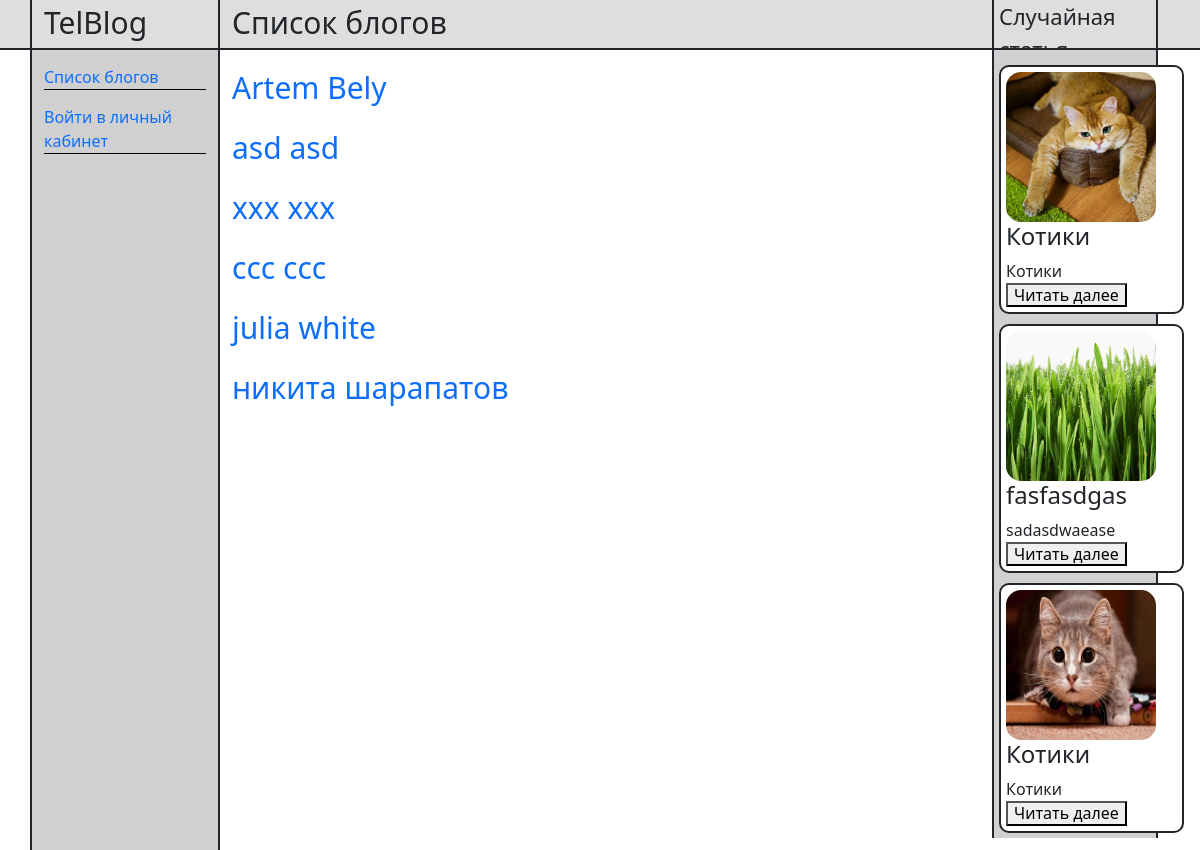
The page / on the database its author committed.
### blog/models.py (models this page shows, shortened)
class User(AbstractUser):
    username = models.CharField(max_length=20, unique=True)
    first_name = models.CharField(max_length=20)
    last_name = models.CharField(max_length=20)
    email = models.CharField(max_length=20)
    password = models.CharField(max_length=20)
    USERNAME_FIELD = "username"

class Article(models.Model):
    title = models.CharField(max_length=50, verbose_name='Название статьи')
    content = models.TextField(null=True, blank=True, verbose_name='Текст статьи')
    published = models.DateTimeField(auto_now_add=True, db_index=True, verbose_name='Опубликовано')
    image = models.ImageField(null=True, blank=True, upload_to="images/", verbose_name='Изображение')
    user = models.ForeignKey('User', on_delete=models.PROTECT)
    class Meta:
        verbose_name_plural = 'Статьи'
        verbose_name = 'Статья'
        ordering = ['-published']

### blog/views.py (the view)
# urls.py: path("", blog_list, name='blog_list'),
def blog_list(request):
    blogs = User.objects.all()
    context = {"blogs": blogs}
    return render(request, "blog/blog_list.html", context)

### blog/context_processor.py (called while the page is built)
def get_random_article(request):
    articles = list(Article.objects.all())
    random_articles = random.sample(articles, 3)
    return {
        "random_articles": random_articles,
    }

### blog/templates/blog/blog_list.html
{% extends "layout/basic.html" %}
{%block nav%}
<div class="col-md-6">
    <div class="header_text">Список блогов </div>
</div>
{%endblock%}
{% block content %}
<div class="col-md-8">
  {% for blog in blogs %}
  <ul>
    <li class="blog-item"><a href="{% url 'index' blog.pk %}">{{blog.first_name}} {{blog.last_name}}</a></li>
  </ul>
  {%endfor%}
</div>
{%endblock%}

### blog/templates/layout/basic.html (shortened to what this page needs)
{% load static %}
<!DOCTYPE html>
<html lang="ru">
<head>
    <link rel="stylesheet" href="{% static 'blog/bootstrap-reboot.min.css' %}">
    <link rel="stylesheet" href="{% static 'blog/bootstrap-grid.min.css' %}">
    <link rel="stylesheet" href="{% static 'blog/normalize.css' %}">
    <link rel="stylesheet" href="{% static 'blog/style.css' %}">
</head>
<body>
<header>
    <div class="container">
        <div class="row">
            <div class="col-md-2 header_wrapper">
                <div class="header_text">TelBlog</div>
            </div>
            {%block nav%}
            {%endblock %}
            <div class="offset-md-2 col-md-2">
                <div class="header_wrapper_random "><div class="header_text_random">Случайная статья</div></div>
            </div>
        </div>
    </div>
</header>
    <section class="blog">
        <div class="container">
            <div class="row">
                <div class="col-md-2 nav">
                <ul >
                    <a href="{% url 'blog_list'%}" ><li>Список блогов</li></a>
                    <div class="line"></div>
                    {%if request.user.is_authenticated %}
                    <a href="{%url 'my_page'%}">Мой блог</a>
                    <div class="line"></div>
                    <a href="{% url 'add_article' %}" ><li>Добавить статью</li></a>
                    <div class="line"></div>
                    <a href="{% url 'logout'%}" ><li>Выйти из учетной записи</li></a>
                    <div class="line"></div>
                    {% else %}
                    <a href="{% url 'auth'%}" ><li>Войти в личный кабинет</li></a>
                    <div class="line"></div>
                    {% endif %}
                </ul>
                </div>
    {% block content %}
    {% endblock %}
                <div class=" col-md-2">
                    <article class="random_articles">
                        {% for random_article in random_articles %}
                        <div class="item_random_article">
                                                    <img src="{{random_article.image.url}}" alt="article picture">
                        <h4>{{random_article.title|truncatechars:10}}</h4>
                        <div class="item_text">{{random_article.content|truncatechars:30}}</div>
                        <div>
                            <a href="{% url 'get_article' random_article.pk%}"><button>Читать далее</button></a>
                        </div>
                        </div>
                    {% endfor %}
                    </article>
                </div>
                </div>
</div>
</section>
</body>
</html>

### blog/static/blog/style.css (style rules this page uses)
.header_wrapper { border-right: solid; border-left: solid; border-width: 2px; height: 200px; }
.random_articles { background-color: #D0D0D0; padding: 5px; border-right: solid; border-left: solid; border-width: 2px; }
.header_text { font-size: 30px; }
a { text-decoration: none; }
ul { margin: 0; padding: 0; }
.line { width: 100%; height: 1px; background-color: black; }
header { height: 50px; background-color: #DEDEDE; border-bottom: solid; border-width: 2px; }
.nav { height: 100vh; background-color: #D0D0D0; border-right: solid; border-left: solid; border-width: 2px; }
.item_random_article { border: solid; border-radius: 10px; background-color: white; border-width: 2px; width: 185px; height: auto; display: inline-block; padding: 5px; margin-top: 10px; }
.blog-item { font-size: 30px; }
ul { display: block; }
ul a { margin-top: 15px; margin-right: 5px; display: block; }
ul li { display: block; }
.nav { display: block; }
.header_text_random { font-size: 22px; margin-left: 5px; }
.header_wrapper_random { border-right: solid; border-left: solid; border-width: 2px; height: 200px; }
.item_text { width: 200px; }
img { width: 150px; border-radius: 15px; height: 150px; }

### rows shown on the page
User: first_name "Artem", last_name "Bely"
User: first_name "asd", last_name "asd"
User: first_name "xxx", last_name "xxx"
User: first_name "ccc", last_name "ccc"
User: first_name "julia", last_name "white"
User: first_name "никита", last_name "шарапатов"
Article: image (picture), title "Котики", content "Котики"
Article: image (picture), title "fasfasdgas", content "sadasdwaease"
Article: image (picture), title "Котики", content "Котики"
